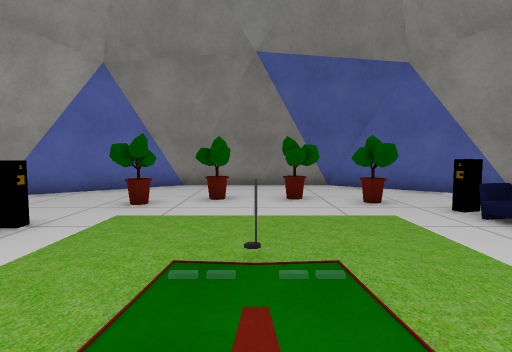
View 1 (above)

15 first-person views from a walk through a Unity game level. The camera is 1.2 m above the floor, tilts 4° down and sees 80° across. The floor is counted in squares, 1 m on a side. Each view is taken from the middle of a square. On the plan, view 1 faces up. The plan holds only what a view shows up to about 13 squares ahead; the rest is blank. The player character is not drawn. Some surface patterns are stand-ins.

View 2
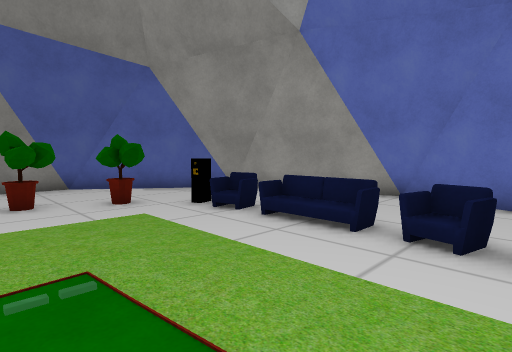

View 3
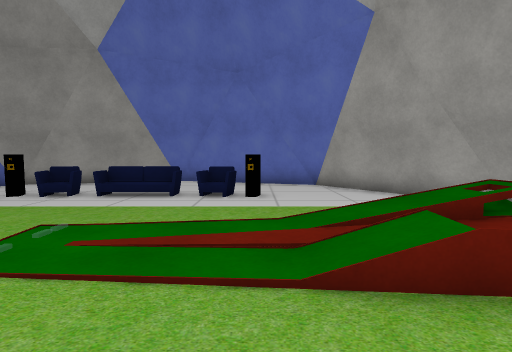

View 4
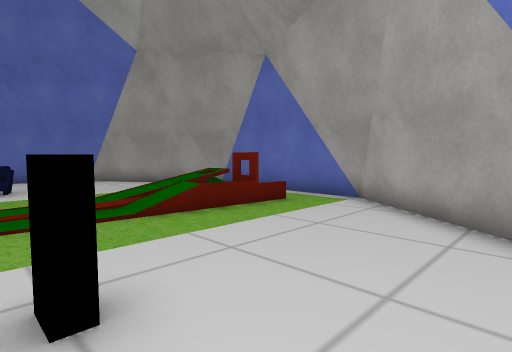

View 5
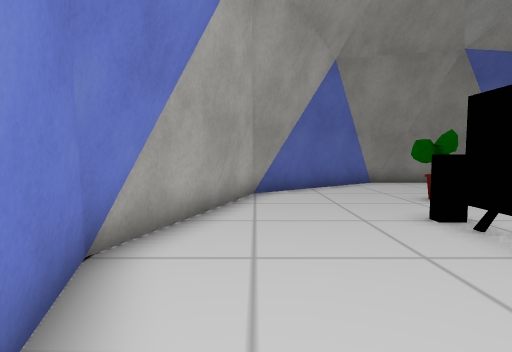

View 6
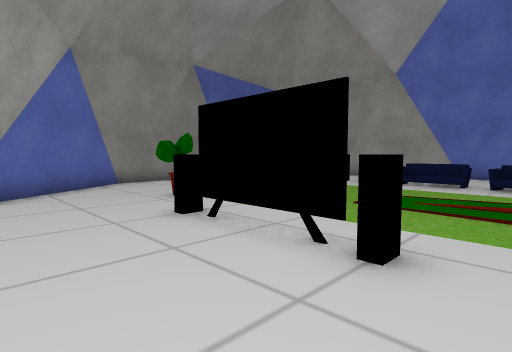

View 7
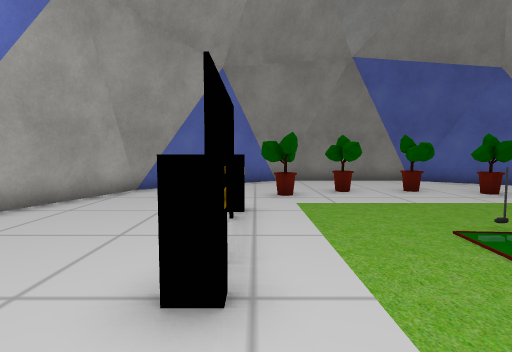

View 8
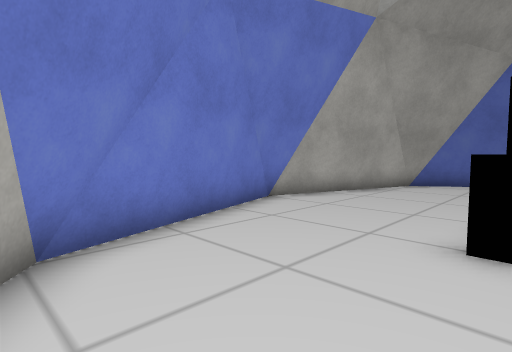

View 9
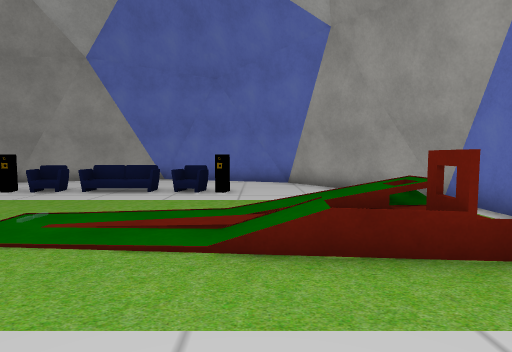

View 10
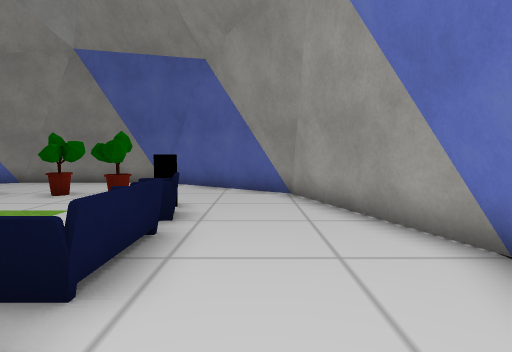

View 11
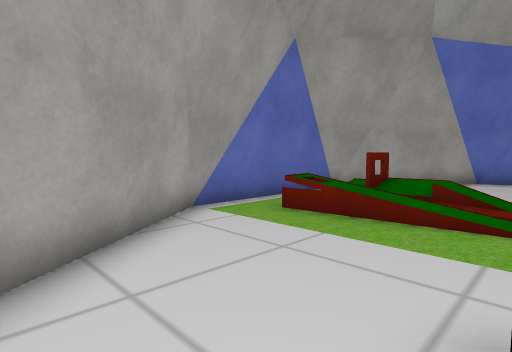

View 12
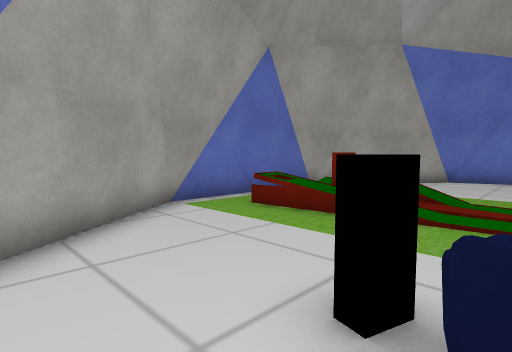

View 13
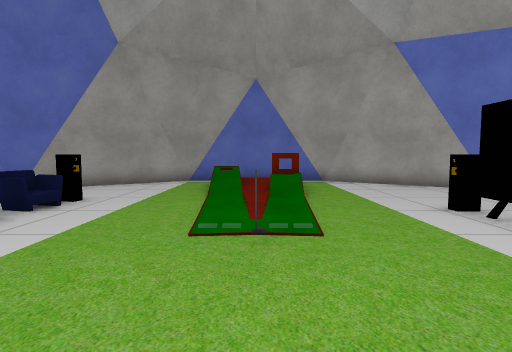

View 14
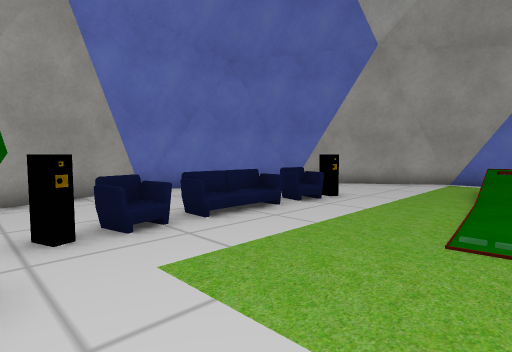

View 15
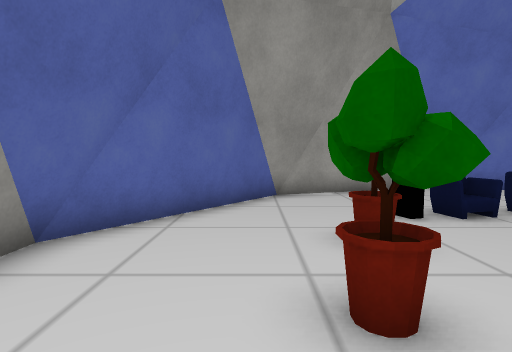

### Floor plan
Key: @ floor where view 1 was taken; # wall or solid block; x gap in a wall; . main floor; : floor 0.25 m higher than the main floor; / step, stairs or slope; = window, fence, low wall or low ledge; O other object.
Columns run from 10 left of view 1 to 10 right of it. Each row starts with its distance up from view 1.
 13       #########
 12      ##.......##
 11    =##.........###
 10   ##.............##
  9   #......O.O......#
  8  =#....O.....O....#=
  7  #.............#...#
  6  #.............O...#
  5 ##... #........O...##
  4 #.....O...O....O....#
  3 #.....O........O....#
  2 ##....x........O...##
  1  #....#........O...#
  0  #........@....#...#
 -1  ##....../........##
 -2   #......///......#
 -3   =#....././.....#=
 -4    ###...=:/=..###
 -5      ###.....###
 -6        #######

Where each view was taken, in squares from view 1:
view 1: 0 up, 0 right, facing up
view 2: 0 up, 0 right, facing up-right
view 3: 0 up, 4 left, facing right
view 4: 2 up, 7 left, facing down-right
view 5: 0 up, 8 left, facing up
view 6: 0 up, 8 left, facing up-right
view 7: 1 down, 4 left, facing up
view 8: 3 down, 4 left, facing up-left
view 9: 1 down, 5 left, facing right
view 10: 0 up, 7 right, facing up
view 11: 0 up, 7 right, facing down-left
view 12: 1 up, 7 right, facing down-left
view 13: 8 up, 0 right, facing down
view 14: 8 up, 0 right, facing down-right
view 15: 10 up, 1 left, facing right
